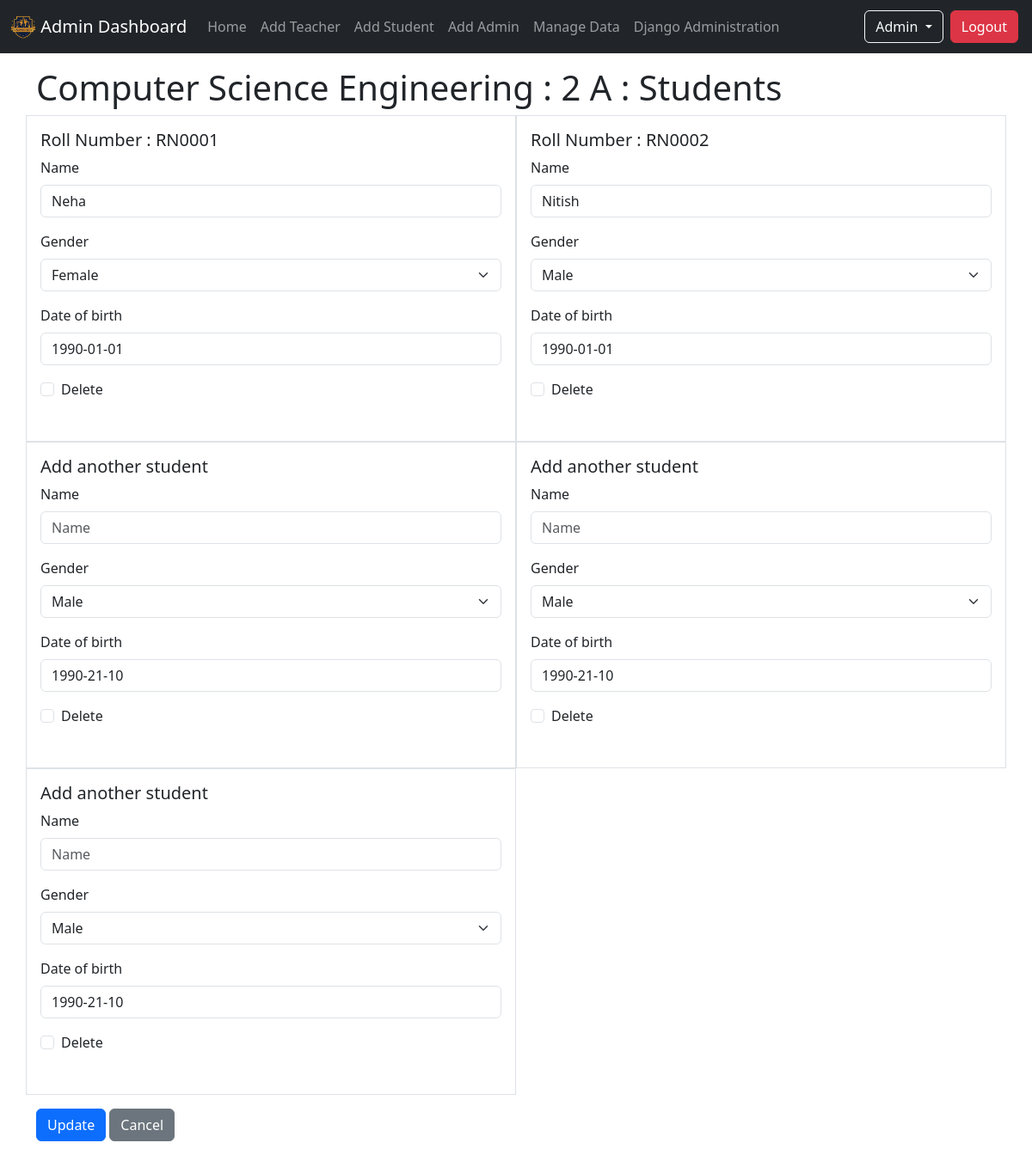
Screenshot of /admin_home/manage_data/class/CSE2A/student/edit (signed in) with the database file from the repository.
### info/models.py (models this page shows, shortened)
class User(AbstractUser):
    is_student = models.BooleanField(default=False, verbose_name='Student Status')
    is_teacher = models.BooleanField(default=False, verbose_name='Teacher Status')
    is_hod = models.BooleanField(default=False, verbose_name='HOD Status')

class Class(models.Model):
    department = models.ForeignKey(Department, on_delete=models.CASCADE)
    id = models.CharField(max_length=50, primary_key=True)
    section = models.CharField(max_length=50)
    semester = models.IntegerField()
    class Meta:
        verbose_name_plural = 'Classes'
    def get_absolute_url(self):
        return reverse('info:class_detail', kwargs={'pk': self.pk})
    def __str__(self):
        dept = Department.objects.get(name = self.department)
        return dept.name + ' : ' + str(self.semester) + ' ' + self.section

class Department(models.Model):
    id = models.CharField(max_length=50, primary_key=True)
    name = models.CharField(max_length=200)
    def __str__(self):
        return self.name

class Student(models.Model):
    user = models.OneToOneField(User, on_delete=models.CASCADE, null=True)
    class_id = models.ForeignKey(Class, on_delete=models.CASCADE, default='1')
    roll_number = models.CharField(max_length=50, primary_key=True)
    name = models.CharField(max_length=200)
    gender = models.CharField(max_length=50, choices=gender_choices, default='Male')
    date_of_birth = models.DateField(default='1990-21-10')

### info/views.py (the view, shortened to what this page needs)
# urls.py: path('admin_home/manage_data/class/<str:pk>/student/edit', views.ClassStudentEditView.as_view(), name = 'class_student_edit'),
class ClassStudentEditView(LoginRequiredMixin, SingleObjectMixin, FormView):
    model = Class
    template_name = 'info/admin/class_student_edit.html'
    def get(self, request, *args, **kwargs):
        self.object = self.get_object(queryset=Class.objects.all())
        if not request.user.is_superuser:
            return redirect('info:unauthorize_view')
        return super().get(request, *args, **kwargs)
    def get_form(self, form_class = None):
        return ClassStudentFormset(**self.get_form_kwargs(), instance=self.object)

### info/templates/info/admin/class_student_edit.html (shortened to what this page needs)
{% extends 'base_master.html' %}
{% load django_bootstrap5 %}
{% block content %}
    <div class="container">
        <h1>{{class}} : Students</h1>
        <form action="" method="post" enctype="multipart/form-data">
            <div class="row">
                {% for student_form in form.forms %}
                <div class="col-md-6 border p-3">
                    <h5>
                        {% if student_form.instance.roll_number %}
                            Roll Number : {{student_form.instance.roll_number}}
                        {% else %}
                            {% if form.forms|length > 1 %}
                                Add another student
                            {% else %}
                                Add a student
                            {% endif %}
                        {% endif %}
                    </h5>
                    <table class="table">
                        {% bootstrap_form student_form layout='horizontal' %}
                    </table>
                </div>
            {% endfor %}
            </div>
            <p class="mt-3">
                <button type="submit" class="btn btn-primary" value="Update">Update</button>
                <a href="{{class.get_absolute_url}}" class="btn btn-secondary">Cancel</a>
            </p>
        </form>
    </div>
{% endblock content %}

### templates/includes/navbar.html (shortened to what this page needs)
{% load static %}
<nav class="navbar navbar-expand-sm navbar-dark bg-dark" aria-label="University Navbar">
  <div class="container-fluid">
    <a class="navbar-brand" href="/">
      <img src="{% static 'info/img/univ-logo.png' %}" alt="Logo" width="30" class="d-inline-block align-text-top">
      {% if request.user.is_authenticated  %}
        {% if request.user.is_student %}
          Student Dashboard
        {% elif request.user.is_teacher %}
          Teacher Dashboard
        {% else %}
          Admin Dashboard
        {% endif %}
      {% else %}
        University
      {% endif %}
    </a>
    <div class="collapse navbar-collapse" id="navbar">
      <ul class="navbar-nav me-auto mb-2 mb-sm-0">
        {% if request.user.is_authenticated  %}
          {% if request.user.is_student %}
            <li class="nav-item">
                <a class="nav-link" href="{% url 'info:student_view' %}">Home</a>
            </li>
            <li class="nav-item">
              <a class="nav-link" href="{% url 'info:student_attendance' request.user.student.roll_number %}">Attendance</a>
            </li>
            <li class="nav-item">
              <a class="nav-link" href="{% url 'info:student_marks' request.user.student.roll_number %}">Marks</a>
            </li>
            <li class="nav-item">
              <a class="nav-link" href="{% url 'info:student_timetable' request.user.student.class_id_id %}">Timetable</a>
            </li>
          {% else %}
            <li class="nav-item">
                <a class="nav-link" href="{% url 'info:admin_view' %}">Home</a>
            </li>
            <li class="nav-item">
              <a class="nav-link" href="{% url 'info:teacher_create' %}">Add Teacher</a>
            </li>
            <li class="nav-item">
              <a class="nav-link" href="{% url 'info:student_create' %}">Add Student</a>
            </li>
            <li class="nav-item">
              <a class="nav-link" href="{% url 'info:create_admin_user' %}">Add Admin</a>
            </li>
            <li class="nav-item">
              <a class="nav-link" href="{% url 'info:manage_data_nav' %}">Manage Data</a>
            </li>
            <li class="nav-item">
              <a class="nav-link" href="/admin" target="_blank">Django Administration</a>
            </li>
          {% endif %}
        {% endif %}
      </ul>
      <ul class="navbar-nav mb-2 mb-sm-0">
        <li class="nav-item dropdown">
          {% if request.user.is_authenticated %}
            <button class="btn btn-outline-light dropdown-toggle text-capitalize" type="button" data-bs-toggle="dropdown" data-bs-auto-close="true" aria-expanded="false">
              {% if request.user.is_teacher %}
                {{request.user.teacher.name}}
              {% elif request.user.is_student %}
                {{request.user.student.name}}
              {% else %}
                {{request.user.username}}
              {% endif %}
            </button>
            <a class="btn btn-danger m-1" href="{% url 'account_logout' %}">Logout</a>
          {% else %}
            <a class="btn btn-outline-light m-1" href="{% url 'account_login' %}">Login</a>
          {% endif %}
        </li>
      </ul>
    </div>
  </div>
</nav>

### rows the page displays
User: user.username "Admin"
Class: department+semester+section "Computer Science Engineering : 2 A"
Student: instance.roll_number "RN0001"
Student: instance.roll_number "RN0002"
